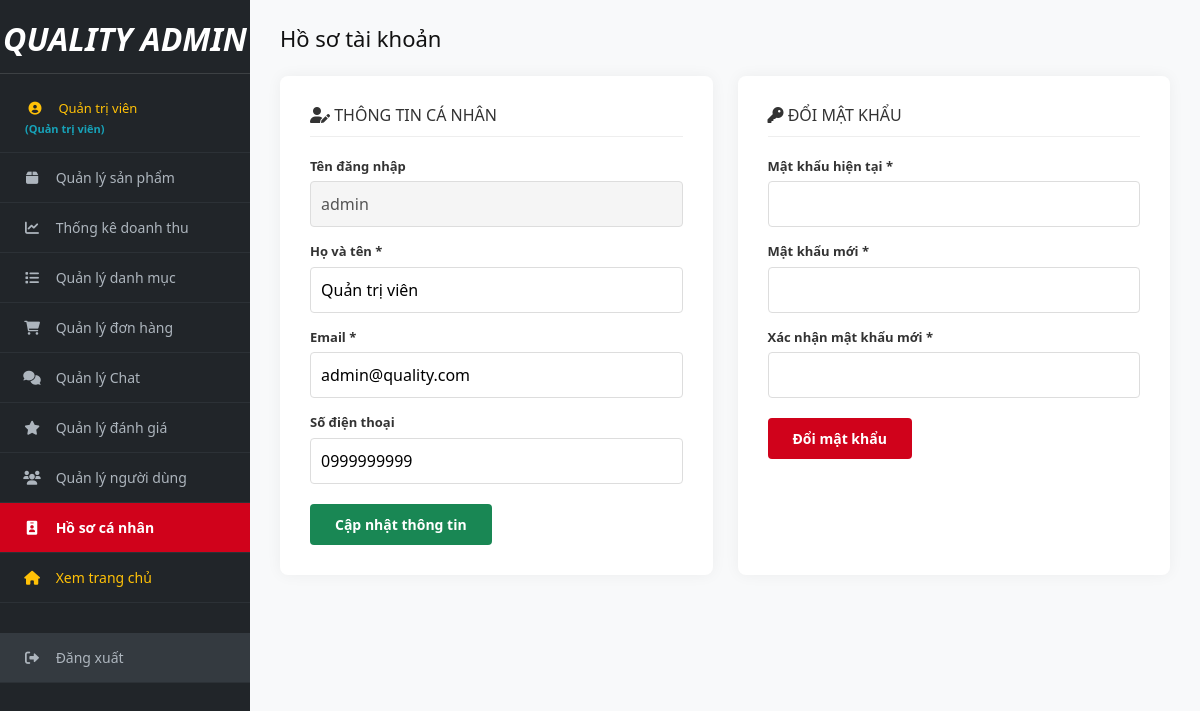
Page /Admin/ktnguoidung/index.php (signed in) on the committed database.
### tables this page shows
CREATE TABLE IF NOT EXISTS `tbl_nguoidung` (
  `IdNguoiDung` int(10) NOT NULL AUTO_INCREMENT,
  `HoTen` varchar(100) NOT NULL,
  `TenDangNhap` varchar(50) NOT NULL,
  `MatKhau` varchar(100) NOT NULL,
  `Email` varchar(100) NOT NULL,
  `DienThoai` varchar(20) NOT NULL,
  `QuyenHan` tinyint(1) NOT NULL DEFAULT '2',  
  `Khoa` tinyint(1) NOT NULL DEFAULT '0',      
  PRIMARY KEY (`IdNguoiDung`)
);

### model/nguoidung.php (called while the page is built, shortened)
<?php
class NGUOIDUNG {
    public function laynguoidungtheoid($id) {
        $db = DATABASE::connect();
        try {
            $sql = "SELECT * FROM tbl_nguoidung WHERE IdNguoiDung = :id LIMIT 1";
            $cmd = $db->prepare($sql);
            $cmd->bindValue(":id", (int)$id, PDO::PARAM_INT);
            $cmd->execute();
            return $cmd->fetch();
        } catch (PDOException $e) {
            return null;
        }
    }
}
?>

### Admin/ktnguoidung/profile.php (the view, shortened to what this page needs)
<?php
require_once __DIR__ . '/../inc/top.php';
?>
<div class="header-page">
    <h1>Hồ sơ tài khoản</h1>
</div>
<div style="display: grid; grid-template-columns: repeat(auto-fit, minmax(280px, 1fr)); gap: 25px; max-width: 900px;">
    <div style="background: #fff; padding: 30px; border-radius: 8px; box-shadow: 0 0 15px rgba(0,0,0,0.05);">
        <h3 style="margin-top: 0; margin-bottom: 20px; font-size: 16px; text-transform: uppercase; border-bottom: 1px solid #eee; padding-bottom: 10px;">
            <i class="fa fa-user-edit"></i> Thông tin cá nhân
        </h3>
        <form method="post" action="index.php?action=xlhoso">
            <div style="margin-bottom: 15px;">
                <label style="display: block; margin-bottom: 5px; font-weight: 600; font-size: 13px;">Tên đăng nhập</label>
                <input type="text" value="<?= htmlspecialchars($user['TenDangNhap'] ?? '') ?>" disabled style="width: 100%; padding: 10px; background: #f5f5f5; border: 1px solid #ddd; border-radius: 4px; box-sizing: border-box;">
            </div>
            <div style="margin-bottom: 15px;">
                <label style="display: block; margin-bottom: 5px; font-weight: 600; font-size: 13px;">Họ và tên *</label>
                <input type="text" name="hoten" required value="<?= htmlspecialchars($user['HoTen'] ?? '') ?>" style="width: 100%; padding: 10px; border: 1px solid #ddd; border-radius: 4px; box-sizing: border-box;">
            </div>
            <div style="margin-bottom: 15px;">
                <label style="display: block; margin-bottom: 5px; font-weight: 600; font-size: 13px;">Email *</label>
                <input type="email" name="email" required value="<?= htmlspecialchars($user['Email'] ?? '') ?>" style="width: 100%; padding: 10px; border: 1px solid #ddd; border-radius: 4px; box-sizing: border-box;">
            </div>
            <div style="margin-bottom: 20px;">
                <label style="display: block; margin-bottom: 5px; font-weight: 600; font-size: 13px;">Số điện thoại</label>
                <input type="text" name="dienthoai" value="<?= htmlspecialchars($user['DienThoai'] ?? '') ?>" style="width: 100%; padding: 10px; border: 1px solid #ddd; border-radius: 4px; box-sizing: border-box;">
            </div>
            <button type="submit" class="btn btn-add" style="padding: 10px 25px; border: none; cursor: pointer; font-size: 14px;">
                Cập nhật thông tin
            </button>
        </form>
    </div>
    <div style="background: #fff; padding: 30px; border-radius: 8px; box-shadow: 0 0 15px rgba(0,0,0,0.05);">
        <h3 style="margin-top: 0; margin-bottom: 20px; font-size: 16px; text-transform: uppercase; border-bottom: 1px solid #eee; padding-bottom: 10px;">
            <i class="fa fa-key"></i> Đổi mật khẩu
        </h3>
        <form method="post" action="index.php?action=xldoimatkhau" autocomplete="off">
            <div style="margin-bottom: 15px;">
                <label style="display: block; margin-bottom: 5px; font-weight: 600; font-size: 13px;">Mật khẩu hiện tại *</label>
                <input type="password" name="matkhaucu" required autocomplete="current-password" style="width: 100%; padding: 10px; border: 1px solid #ddd; border-radius: 4px; box-sizing: border-box;">
            </div>
            <div style="margin-bottom: 15px;">
                <label style="display: block; margin-bottom: 5px; font-weight: 600; font-size: 13px;">Mật khẩu mới *</label>
                <input type="password" name="matkhaumoi" required autocomplete="new-password" style="width: 100%; padding: 10px; border: 1px solid #ddd; border-radius: 4px; box-sizing: border-box;">
            </div>
            <div style="margin-bottom: 20px;">
                <label style="display: block; margin-bottom: 5px; font-weight: 600; font-size: 13px;">Xác nhận mật khẩu mới *</label>
                <input type="password" name="xacnhan" required autocomplete="new-password" style="width: 100%; padding: 10px; border: 1px solid #ddd; border-radius: 4px; box-sizing: border-box;">
            </div>
            <button type="submit" class="btn" style="padding: 10px 25px; background: #d0021b; color: #fff; border: none; cursor: pointer; font-size: 14px;">
                Đổi mật khẩu
            </button>
        </form>
    </div>
</div>
<?php require_once __DIR__ . '/../inc/bottom.php'; ?>

### Admin/assets/admin.css (style rules this page uses)
*, *::before, *::after { box-sizing: border-box; }
html { width: 100%; }
body { margin: 0; padding: 0; font-family: 'Segoe UI', Arial, sans-serif; background: #f8f9fa; color: #333; width: 100%; min-height: 100vh; display: flex; overflow-x: hidden; }
.header-page { display: flex; justify-content: space-between; align-items: center; margin-bottom: 25px; flex-wrap: wrap; gap: 15px; }
.header-page h1 { margin: 0; font-size: 22px; color: #111; }
.btn { padding: 8px 14px; border-radius: 4px; text-decoration: none; font-weight: 600; font-size: 13px; display: inline-flex; align-items: center; gap: 6px; border: none; cursor: pointer; transition: all 0.2s ease; white-space: nowrap; }
.btn-add { background: #198754; color: #fff; }

### rows in the picture
tbl_nguoidung: TenDangNhap "admin", hoten "Quản trị viên", email "admin@quality.com", dienthoai "0999999999"

### other values in the picture
$_SESSION['user_name'] "Quản trị viên"
$displayRole "Quản trị viên"
